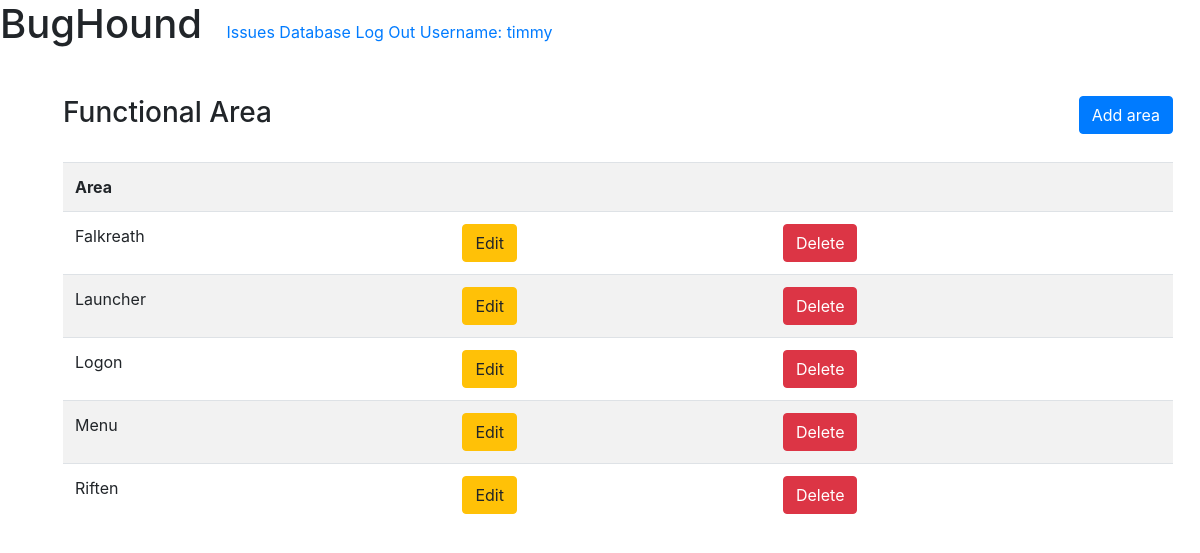
Page /areas/ (signed in) on the earlier database version.
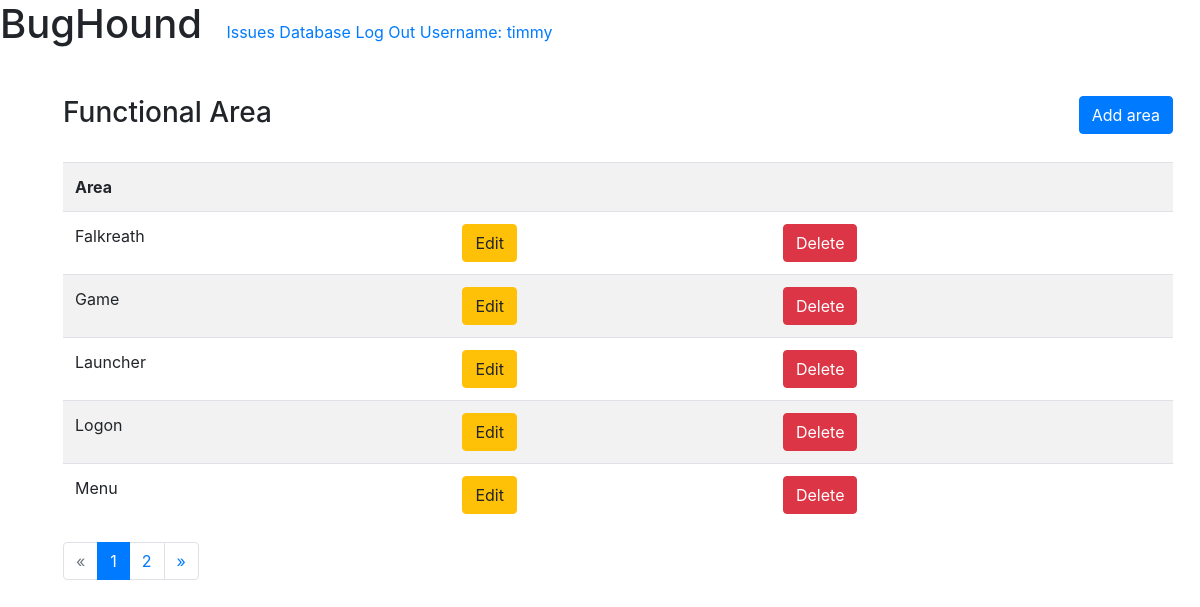
Same page on the later database version.
### issues/models.py (models this page shows, shortened)
class FunctionalArea(models.Model):
    name = models.CharField(
        max_length=200,
        unique=True,
        null=False,
        blank=False)

### issues/views.py (the view)
# urls.py: path('areas/', AreaListView.as_view(), name='AreaListView'),
class AreaListView(LoginRequiredMixin, ListView):
    template_name = 'issues/pages/areas/areas.html'
    model = FunctionalArea
    context_object_name = 'areas'
    ordering = ['name']
    paginate_by = 5

### issues/templates/issues/pages/areas/areas.html (shortened to what this page needs)
{% extends "issues/base.html" %}
{% load crispy_forms_tags %}
{% block content %}
  <div class="row justify-content-between my-4">
    <div class="col-4">
      <h3>Functional Area</h3>
    </div>
    <div class="col-4">
      <div class="float-right">
        <a class="btn btn-primary" href="{% url "area_create" %}">Add area</a>
      </div>
    </div>
  </div>
  <table class="table table-striped">
    <tr>
      <th>Area</th>
      <th></th>
      <th></th>
    </tr>
    {% for area in areas %}
    <tr>
      <td>{{ area.name }}</td>
      <td><a href="{% url 'AreaUpdateView' area.id %}" class="btn btn-warning">Edit</a></td>
      <td><a href="{% url 'AreaDeleteView' area.id %}" class="btn btn-danger">Delete</a></td>
    </tr>
    {% endfor %}
  </table >
  {% if is_paginated %}
  <nav aria-label="Page navigation example">
    <ul class="pagination">
      {% if page_obj.has_previous %}
        <li class="page-item">
          <a class="page-link" href="?page={{ page_obj.previous_page_number }}" aria-label="Previous">&laquo;
          </a>
        </li>
      {% else %}
        <li class="page-item disabled">
          <a class="page-link" aria-label="Previous">&laquo;
          </a>
        </li>
      {% endif %}
      {% for i in paginator.page_range %}
        {% if page_obj.number == i %}
          <li class="page-item active">
            <a class="page-link" aria-label="Previous">{{ i }}</a>
          </li>
        {% else %}
          <li class="page-item" ><a class="page-link" href="?page={{ i }}">{{ i }}</a></li>
        {% endif %}
      {% endfor %}
      {% if page_obj.has_next %}
        <li class="page-item">
          <a class="page-link" href="?page={{ page_obj.has_next }}" aria-label="Next">&raquo;
          </a>
        </li>
      {% else %}
        <li class="page-item disabled">
          <a class="page-link" aria-label="Next">&raquo;
          </a>
        </li>
      {% endif %}
    </ul>
  </nav>
  {% endif %}
{% endblock %}

Differences in the rows shown:
no longer on this page (row unchanged): FunctionalArea: name "Riften"
added FunctionalArea: name "Game"
Other differences:
new list line: "1"
new list line: "2"
